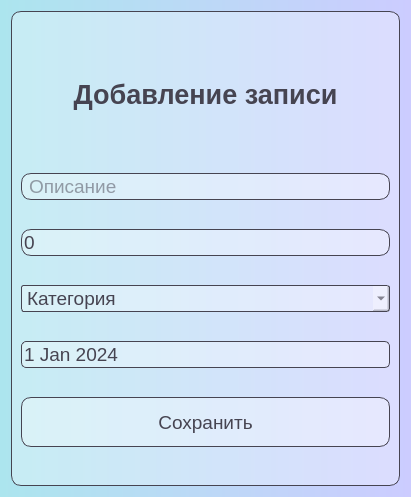
<?xml version="1.0" encoding="UTF-8"?>
<ui version="4.0">
 <class>Dialog</class>
 <widget class="QDialog" name="Dialog">
  <property name="geometry">
   <rect>
    <x>0</x>
    <y>0</y>
    <width>411</width>
    <height>497</height>
   </rect>
  </property>
  <property name="windowTitle">
   <string>Dialog</string>
  </property>
  <property name="styleSheet">
   <string notr="true">font: 10pt &quot;Noto Sans SemiCondensed&quot;;
background-color: qlineargradient(spread:pad, x1:0, y1:0, x2:1, y2:0, stop:0 rgba(172, 229, 238, 255), stop:1 rgba(204, 204, 255, 255))</string>
  </property>
  <layout class="QVBoxLayout" name="verticalLayout_2">
   <item>
    <widget class="QFrame" name="mainFrame">
     <property name="styleSheet">
      <string notr="true">background-color: rgba(255,255,255, 80);
border: 1px solid rgb(70,68,81);
color: rgb(70,68,81);
border-radius: 10;
font-size: 14pt;
</string>
     </property>
     <property name="frameShape">
      <enum>QFrame::Shape::StyledPanel</enum>
     </property>
     <property name="frameShadow">
      <enum>QFrame::Shadow::Raised</enum>
     </property>
     <layout class="QVBoxLayout" name="verticalLayout">
      <item>
       <widget class="QLabel" name="newEntryLabel">
        <property name="maximumSize">
         <size>
          <width>16777215</width>
          <height>100</height>
         </size>
        </property>
        <property name="styleSheet">
         <string notr="true">background-color: none;
border: none;
font-weight: bold;
font-size: 20pt;</string>
        </property>
        <property name="text">
         <string>Добавление записи</string>
        </property>
        <property name="alignment">
         <set>Qt::AlignmentFlag::AlignCenter</set>
        </property>
       </widget>
      </item>
      <item>
       <widget class="QLineEdit" name="descriptionLineEdit">
        <property name="styleSheet">
         <string notr="true">padding-left: 5;</string>
        </property>
        <property name="inputMask">
         <string/>
        </property>
        <property name="text">
         <string/>
        </property>
        <property name="frame">
         <bool>true</bool>
        </property>
        <property name="echoMode">
         <enum>QLineEdit::EchoMode::Normal</enum>
        </property>
        <property name="cursorPosition">
         <number>0</number>
        </property>
        <property name="dragEnabled">
         <bool>false</bool>
        </property>
        <property name="readOnly">
         <bool>false</bool>
        </property>
        <property name="placeholderText">
         <string>Описание</string>
        </property>
        <property name="clearButtonEnabled">
         <bool>false</bool>
        </property>
       </widget>
      </item>
      <item>
       <widget class="QSpinBox" name="priceSpinBox">
        <property name="styleSheet">
         <string notr="true"/>
        </property>
        <property name="buttonSymbols">
         <enum>QAbstractSpinBox::ButtonSymbols::NoButtons</enum>
        </property>
        <property name="minimum">
         <number>0</number>
        </property>
        <property name="maximum">
         <number>100000000</number>
        </property>
        <property name="value">
         <number>0</number>
        </property>
       </widget>
      </item>
      <item>
       <widget class="QComboBox" name="categoryComboBox">
        <property name="contextMenuPolicy">
         <enum>Qt::ContextMenuPolicy::DefaultContextMenu</enum>
        </property>
        <property name="styleSheet">
         <string notr="true">QComboBox {
    border-radius: 3px;
    padding-left: 5px;
}

QComboBox QAbstractItemView {
    background-color: white;
}</string>
        </property>
        <property name="editable">
         <bool>false</bool>
        </property>
        <property name="currentText">
         <string/>
        </property>
        <property name="currentIndex">
         <number>-1</number>
        </property>
        <property name="placeholderText">
         <string>Категория</string>
        </property>
        <property name="duplicatesEnabled">
         <bool>false</bool>
        </property>
        <property name="frame">
         <bool>true</bool>
        </property>
        <item>
         <property name="text">
          <string>Поступления</string>
         </property>
        </item>
        <item>
         <property name="text">
          <string>Авиабилеты</string>
         </property>
        </item>
        <item>
         <property name="text">
          <string>Автоуслуги</string>
         </property>
        </item>
        <item>
         <property name="text">
          <string>Аптеки</string>
         </property>
        </item>
        <item>
         <property name="text">
          <string>Аренда авто</string>
         </property>
        </item>
        <item>
         <property name="text">
          <string>Благотворительность</string>
         </property>
        </item>
        <item>
         <property name="text">
          <string>Дом, ремонт</string>
         </property>
        </item>
        <item>
         <property name="text">
          <string>Ж/д билеты</string>
         </property>
        </item>
        <item>
         <property name="text">
          <string>Животные</string>
         </property>
        </item>
        <item>
         <property name="text">
          <string>Искусство</string>
         </property>
        </item>
        <item>
         <property name="text">
          <string>Кино</string>
         </property>
        </item>
        <item>
         <property name="text">
          <string>Красота</string>
         </property>
        </item>
        <item>
         <property name="text">
          <string>Медицинские услуги</string>
         </property>
        </item>
        <item>
         <property name="text">
          <string>Музыка</string>
         </property>
        </item>
        <item>
         <property name="text">
          <string>Образование</string>
         </property>
        </item>
        <item>
         <property name="text">
          <string>Одежда, обувь</string>
         </property>
        </item>
        <item>
         <property name="text">
          <string>Отели</string>
         </property>
        </item>
        <item>
         <property name="text">
          <string>Развлечения</string>
         </property>
        </item>
        <item>
         <property name="text">
          <string>Рестораны</string>
         </property>
        </item>
        <item>
         <property name="text">
          <string>Связь</string>
         </property>
        </item>
        <item>
         <property name="text">
          <string>Сервис-услуги</string>
         </property>
        </item>
        <item>
         <property name="text">
          <string>Спорттовары</string>
         </property>
        </item>
        <item>
         <property name="text">
          <string>Сувениры</string>
         </property>
        </item>
        <item>
         <property name="text">
          <string>Супермаркеты</string>
         </property>
        </item>
        <item>
         <property name="text">
          <string>Топливо</string>
         </property>
        </item>
        <item>
         <property name="text">
          <string>Транспорт</string>
         </property>
        </item>
        <item>
         <property name="text">
          <string>Фастфуд</string>
         </property>
        </item>
        <item>
         <property name="text">
          <string>Финансовые услуги</string>
         </property>
        </item>
        <item>
         <property name="text">
          <string>Фото/видео</string>
         </property>
        </item>
        <item>
         <property name="text">
          <string>Цветы</string>
         </property>
        </item>
        <item>
         <property name="text">
          <string>Частные услуги</string>
         </property>
        </item>
        <item>
         <property name="text">
          <string>Прочее</string>
         </property>
        </item>
       </widget>
      </item>
      <item>
       <widget class="QDateEdit" name="dateEdit">
        <property name="styleSheet">
         <string notr="true">border-radius: 5;</string>
        </property>
        <property name="buttonSymbols">
         <enum>QAbstractSpinBox::ButtonSymbols::NoButtons</enum>
        </property>
        <property name="maximumDate">
         <date>
          <year>2100</year>
          <month>12</month>
          <day>31</day>
         </date>
        </property>
        <property name="date">
         <date>
          <year>2024</year>
          <month>1</month>
          <day>1</day>
         </date>
        </property>
       </widget>
      </item>
      <item>
       <widget class="QPushButton" name="saveButton">
        <property name="maximumSize">
         <size>
          <width>16777215</width>
          <height>50</height>
         </size>
        </property>
        <property name="styleSheet">
         <string notr="true">QPushButton { 
background-color: rgba(255,255,255, 80);
border: 1px solid rgb(70,68,81);
}
QPushButton:hover {
background-color: rgba(255,255,255, 110);
}
QPushButton:pressed {
background-color: rgba(255,255,255, 150);
}</string>
        </property>
        <property name="text">
         <string>Сохранить</string>
        </property>
       </widget>
      </item>
     </layout>
    </widget>
   </item>
  </layout>
 </widget>
 <resources/>
 <connections/>
</ui>
